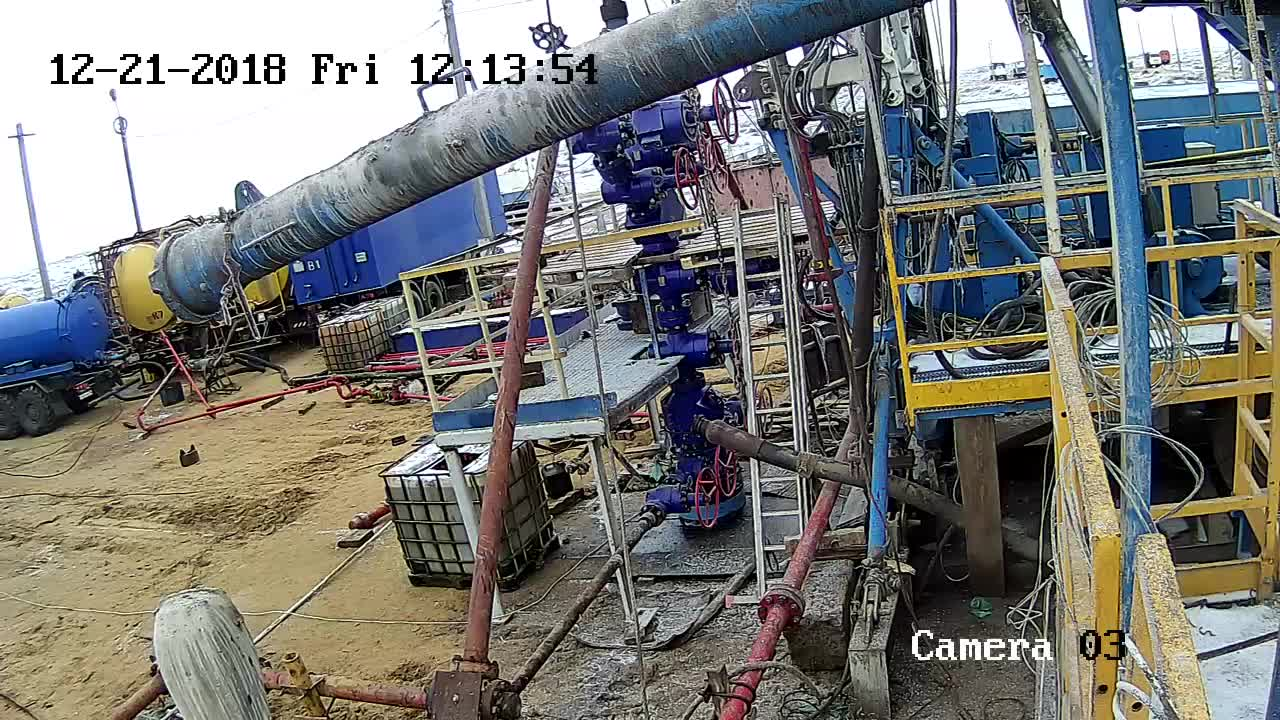
#> input picture poz/547_3.jpg, 1280 x 720 px, found by its file name
$ python test_vision.py   (Python 2 division)
#> lines starting #> are read from the running program, lines starting #| are printed output that depends on the picture
#!/usr/bin/env python3

import sys
from PIL import Image, ImageFile
def check_crash_cam(shot):
	# try:
#> called with shot = '/var/www/html/mon/poz/547_3.jpg'
		im = Image.open(shot)
#> im is the input picture: PIL image 1280x720 RGB; mean R, G, B 122.2, 122.1, 118.3
		width, height = im.size
#> width = 1280; height = 720
		rgb_im = im.convert('RGB')
		for i in range(70, width-70, 10):
		  for j in range(70, height-70):
			rgb_im.putpixel((i, j), (255,255,255))
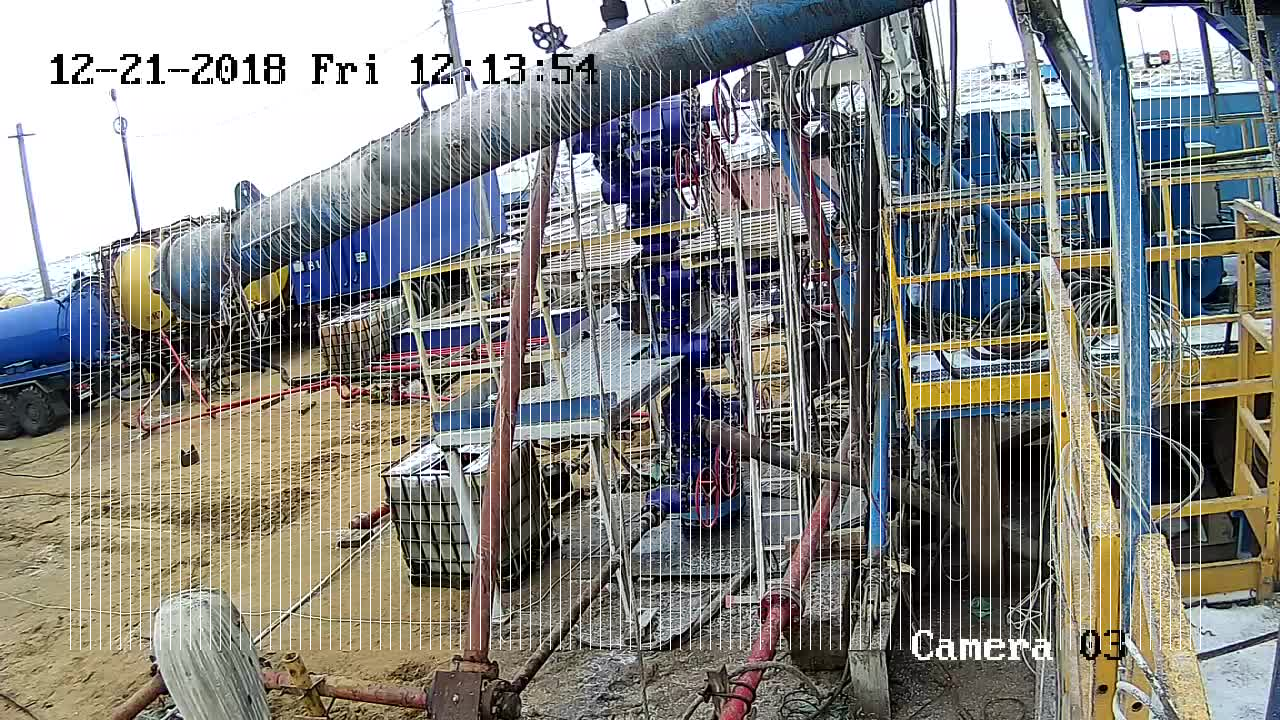
#> rgb_im: PIL image 1280x720 RGB; mean R, G, B 132.5, 132.3, 128.7
			# [9 lines of commented-out code are left out]

		signal = -1.0
		# return signal
		rgb_im.save("/var/www/html/mon/poz/547_3_fill.jpg","JPEG")

	# except:
		# signal= -1.0
		# return signal


ImageFile.MAXBLOCK = 2**20
s = check_crash_cam("/var/www/html/mon/poz/547_3.jpg")

$ run again, with poz/110_1.jpg copied over poz/547_3.jpg
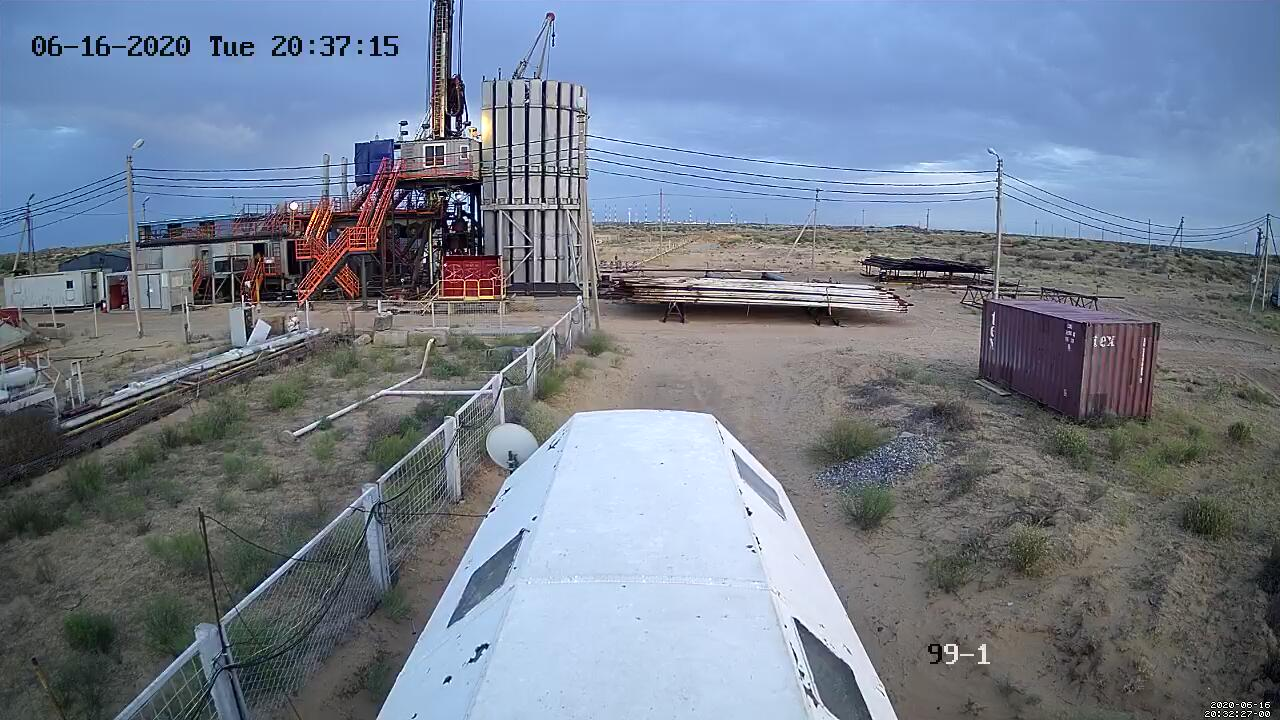
#> input picture poz/110_1.jpg, 1280 x 720 px, found by its file name
#> in check_crash_cam, im is the input picture: PIL image 1280x720 RGB; mean R, G, B 116.3, 126.7, 142.8
#> after the loop in check_crash_cam, `for i in range(70, width-70, 10):`:
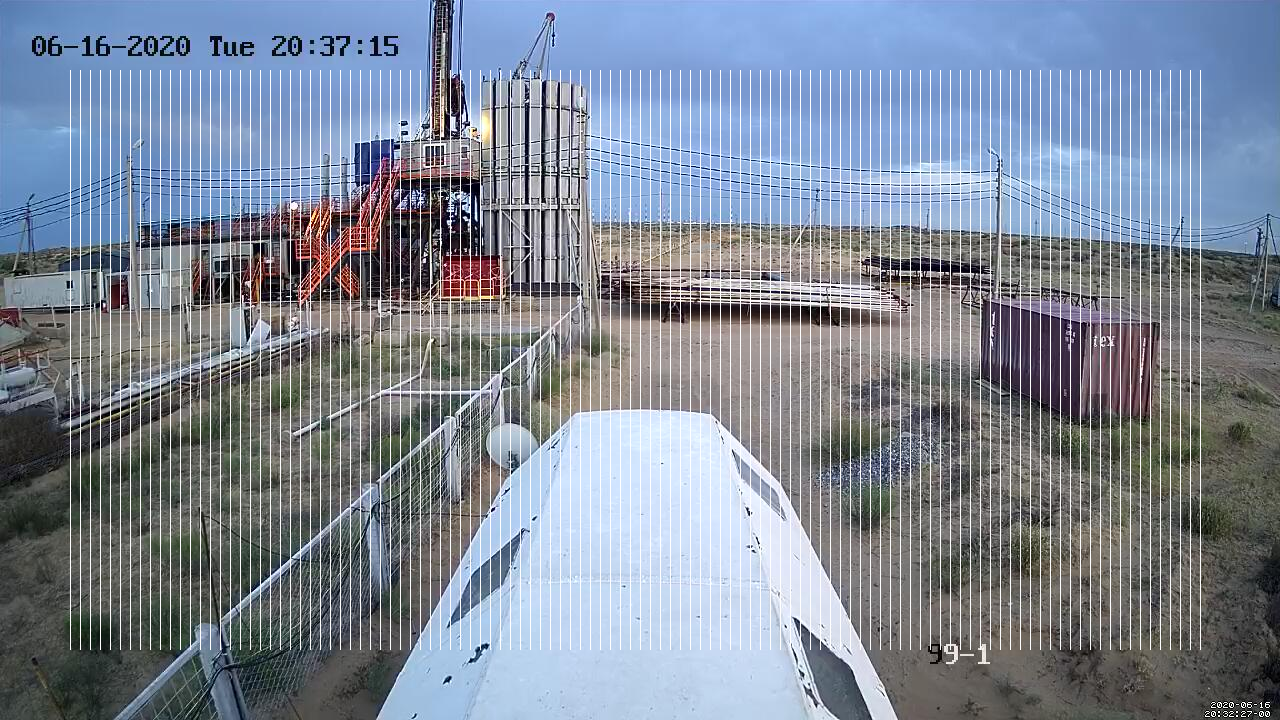
#> rgb_im: PIL image 1280x720 RGB; mean R, G, B 126, 135.8, 151

$ run again, with poz/110_2.jpg copied over poz/547_3.jpg
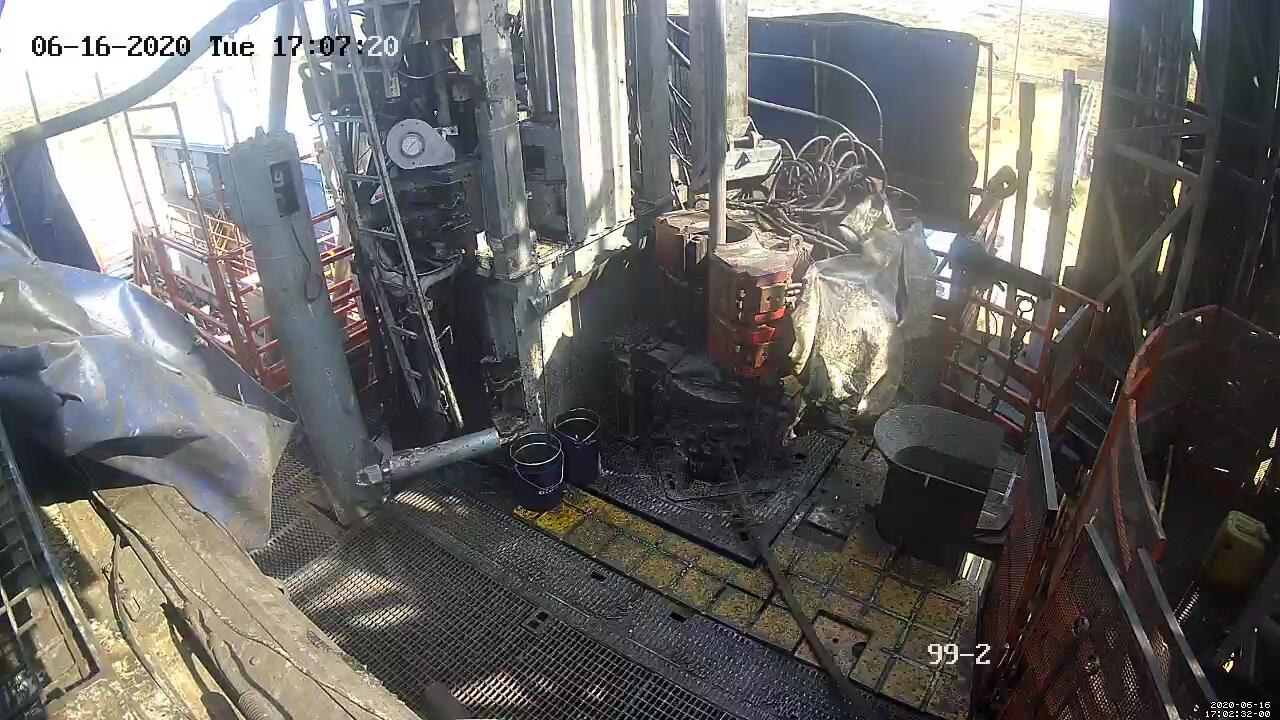
#> input picture poz/110_2.jpg, 1280 x 720 px, found by its file name
#> in check_crash_cam, im is the input picture: PIL image 1280x720 RGB; mean R, G, B 105.8, 104.1, 102.4
#> after the loop in check_crash_cam, `for i in range(70, width-70, 10):`:
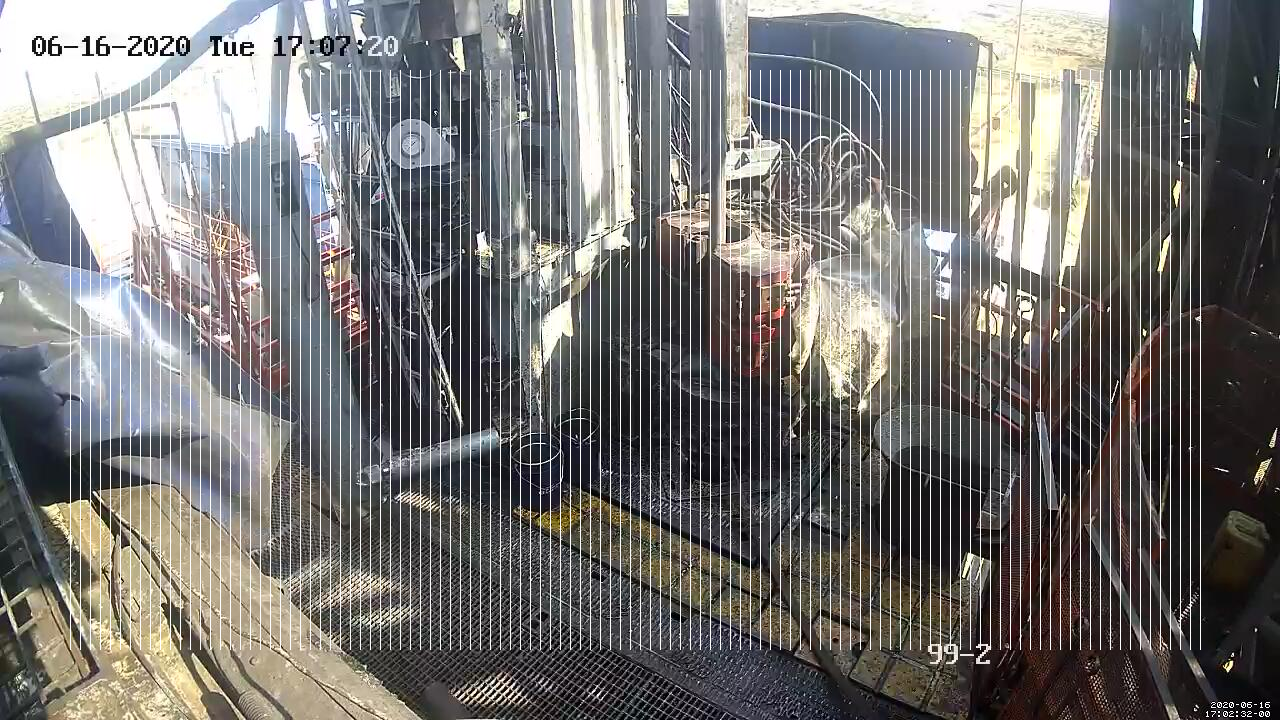
#> rgb_im: PIL image 1280x720 RGB; mean R, G, B 116.5, 115, 113.4

$ run again, with poz/110_3.jpg copied over poz/547_3.jpg
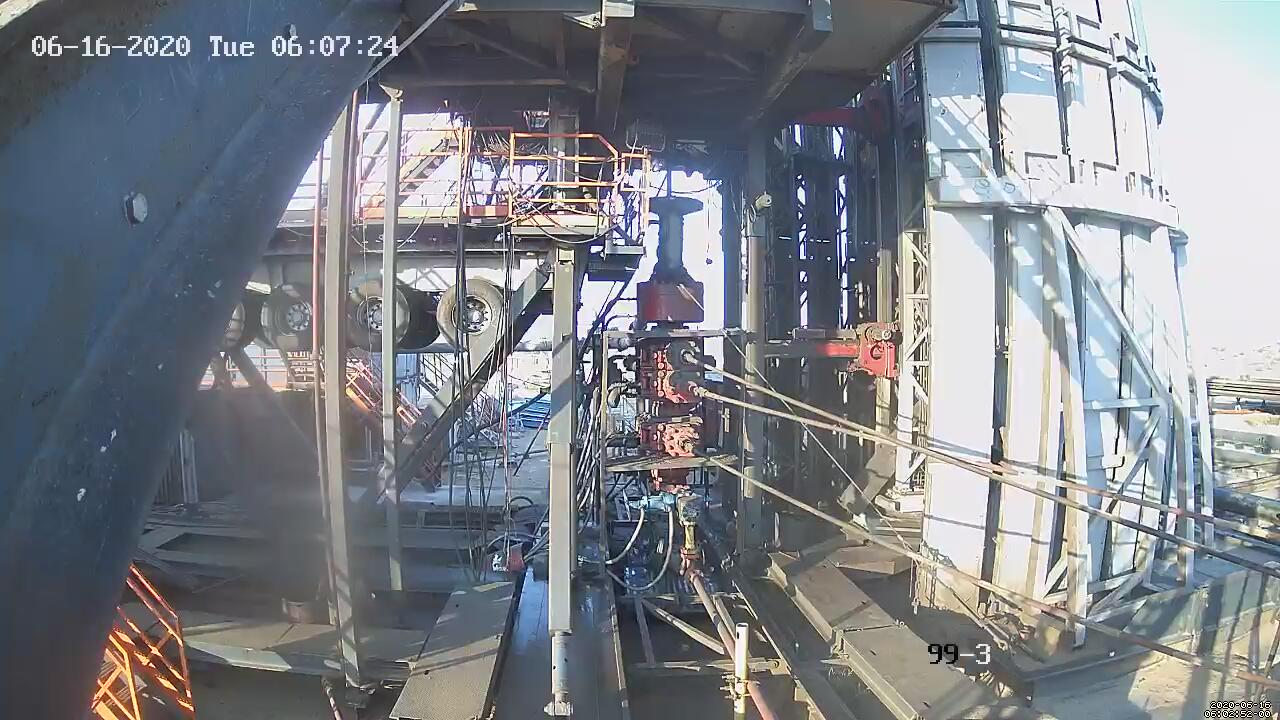
#> input picture poz/110_3.jpg, 1280 x 720 px, found by its file name
#> in check_crash_cam, im is the input picture: PIL image 1280x720 RGB; mean R, G, B 126.2, 129.9, 136.6
#> after the loop in check_crash_cam, `for i in range(70, width-70, 10):`:
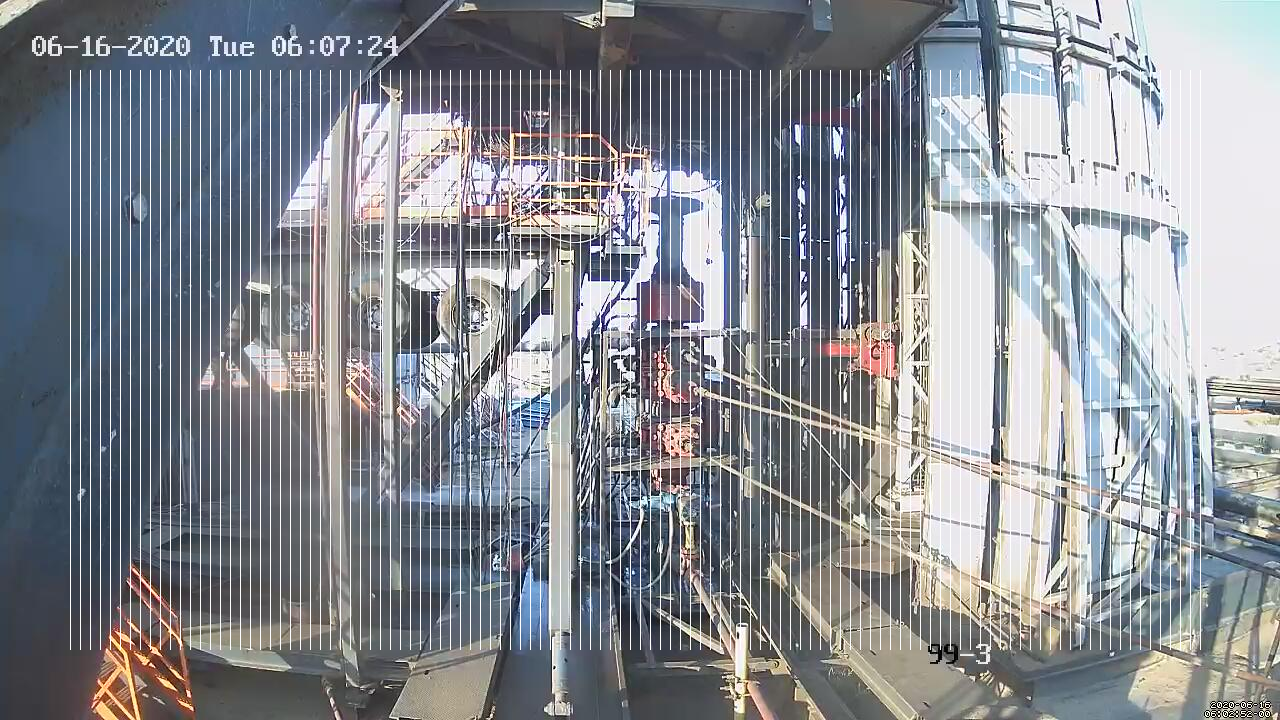
#> rgb_im: PIL image 1280x720 RGB; mean R, G, B 135.3, 138.7, 144.8
